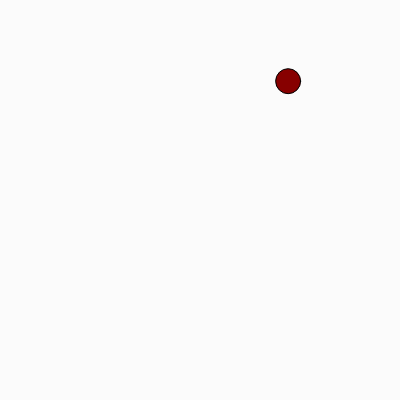
Frame 1 (no input)
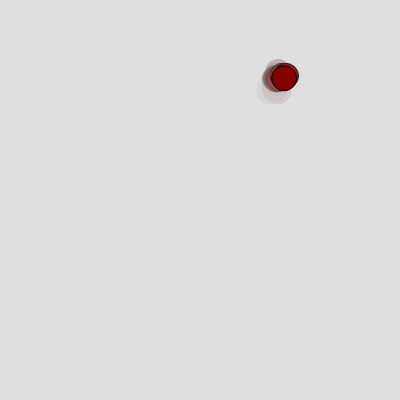
Frame 60 (no input)
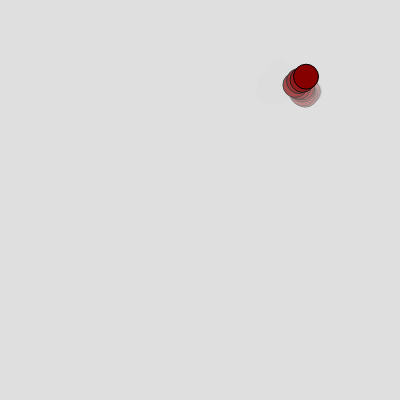
Frame 120 (the mouse pressed at the canvas centre since frame 60)

The p5.js sketch that drew these frames (run headless with seeded random() and noise() and a simulated clock; from frame 60 on, the mouse is pressed at the canvas centre):

// p5.js sketch
// ── sketch.js
let walker;

function setup() {
  createCanvas(400, 400);

  // initialize walker object
  walker = {
    x: random(width),
    y: random(height),
    size: random(10, 30),
    color: random(100, 200),
  };
}

function draw() {
  background(220, 32);

  // update walker position
  walker.x += random(-4, 4);
  walker.y += random(-4, 4);

  // handle the edge of the canvas
  if (walker.x < 0) walker.x = width;
  if (walker.x > width) walker.x = 0;
  if (walker.y < 0) walker.y = 0;
  if (walker.y > height) walker.y = 0;

  // draw the walker
  fill(walker.color, 0, 0);
  circle(walker.x, walker.y, walker.size);
}
